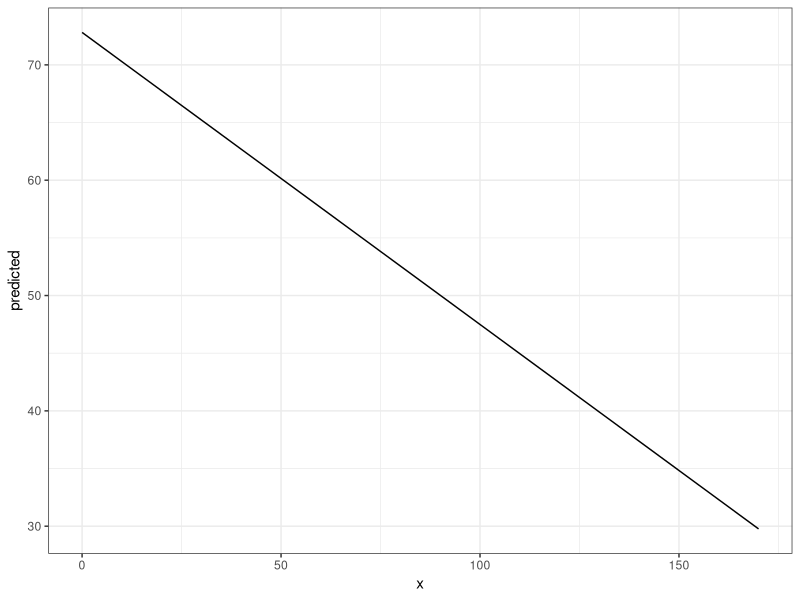

Source code (R): (Note: this script raises an error after producing the figure.)
## ---- chunk 1
knitr::opts_chunk$set(
  collapse = TRUE,
  comment = "#>",
  dev = "png",
  fig.width = 7,
  fig.height = 3.5,
  message = FALSE, warning = FALSE)
options(width = 800)

if (!requireNamespace("ggplot2", quietly = TRUE) ||
    !requireNamespace("parameters", quietly = TRUE)) {
  knitr::opts_chunk$set(eval = FALSE)
}
## ---- chunk 2
library(ggeffects)
library(ggplot2)
library(parameters)

data(efc)
# make educational status categorical
efc$c172code <- as.factor(efc$c172code)
levels(efc$c172code) <- c("low", "mid", "hi")
# make gender categorical
efc$c161sex <- as.factor(efc$c161sex)
levels(efc$c161sex) <- c("male", "female")

model <- lm(barthtot ~ c12hour + neg_c_7 + c161sex + c172code, data = efc)
model_parameters(model)
## ---- chunk 3
mydf <- ggpredict(model, terms = "c12hour")
mydf

theme_set(theme_bw())
ggplot(mydf, aes(x, predicted)) +
  geom_line()
## ---- chunk 4
# automatic detection of numeric focal variable
# calculating p-value for linear trend 
hypothesis_test(model, "c12hour")
